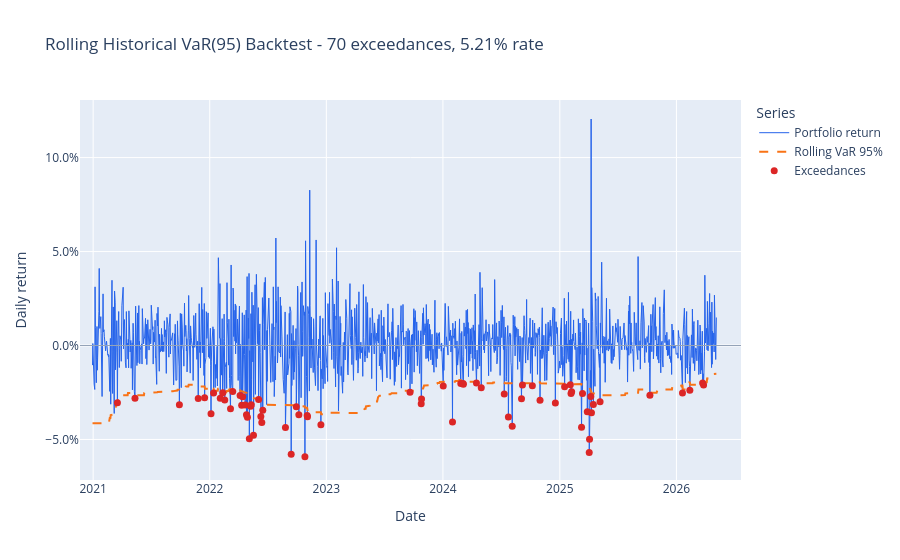

The code cell stored with this chart in its notebook:
### Code cell
# Backtest chart: plot realized returns, rolling VaR cutoff, and exceedance points.

backtest_data = backtest_result.backtest_data.copy()
exceedance_mask = backtest_data["breach"].astype(bool)
exceedances = backtest_data.loc[exceedance_mask]

fig = go.Figure()
fig.add_trace(
    go.Scatter(
        x=backtest_data.index,
        y=backtest_data["portfolio_return"],
        mode="lines",
        name="Portfolio return",
        line={"color": "#2563eb", "width": 1},
        hovertemplate="Date=%{x}<br>Return=%{y:.2%}<extra></extra>",
    )
)
fig.add_trace(
    go.Scatter(
        x=backtest_data.index,
        y=backtest_data["rolling_var"],
        mode="lines",
        name="Rolling VaR 95%",
        line={"color": "#f97316", "width": 2, "dash": "dash"},
        hovertemplate="Date=%{x}<br>VaR cutoff=%{y:.2%}<extra></extra>",
    )
)
fig.add_trace(
    go.Scatter(
        x=exceedances.index,
        y=exceedances["portfolio_return"],
        mode="markers",
        marker={"color": "#dc2626", "size": 7},
        name="Exceedances",
        hovertemplate="Date=%{x}<br>Return=%{y:.2%}<extra></extra>",
    )
)
fig.add_hline(y=0, line_color="#94a3b8", line_width=1)
fig.update_layout(
    title=(
        "Rolling Historical VaR(95) Backtest "
        f"- {backtest_result.number_of_breaches} exceedances, "
        f"{backtest_result.exceedance_rate:.2%} rate"
    ),
    xaxis_title="Date",
    yaxis_title="Daily return",
    yaxis_tickformat=".1%",
    legend_title_text="Series",
)
fig

### Figure 1 — Plotly figure (JSON) as saved in the notebook; plotly's stock layout.template omitted (floating-point values rounded to 4 significant figures; data arrays with more than 128 entries replaced by an {"elided": "..."} marker saying what was removed)
{"data": [{"hovertemplate": "Date=%{x}<br>Return=%{y:.2%}<extra></extra>", "line": {"color": "#2563eb", "width": 1}, "mode": "lines", "name": "Portfolio return", "type": "scatter", "x": {"elided": "1343 str values"}, "y": {"elided": "1343 float values"}}, {"hovertemplate": "Date=%{x}<br>VaR cutoff=%{y:.2%}<extra></extra>", "line": {"color": "#f97316", "dash": "dash", "width": 2}, "mode": "lines", "name": "Rolling VaR 95%", "type": "scatter", "x": {"elided": "1343 str values"}, "y": {"elided": "1343 float values"}}, {"hovertemplate": "Date=%{x}<br>Return=%{y:.2%}<extra></extra>", "marker": {"color": "#dc2626", "size": 7}, "mode": "markers", "name": "Exceedances", "type": "scatter", "x": ["2021-03-18T00:00:00", "2021-05-12T00:00:00", "2021-09-28T00:00:00", "2021-11-26T00:00:00", "2021-12-16T00:00:00", "2022-01-05T00:00:00", "2022-01-13T00:00:00", "2022-02-03T00:00:00", "2022-02-11T00:00:00", "2022-02-17T00:00:00", "2022-03-07T00:00:00", "2022-03-14T00:00:00", "2022-04-06T00:00:00", "2022-04-11T00:00:00", "2022-04-14T00:00:00", "2022-04-22T00:00:00", "2022-04-26T00:00:00", "2022-04-29T00:00:00", "2022-05-05T00:00:00", "2022-05-09T00:00:00", "2022-05-11T00:00:00", "2022-05-18T00:00:00", "2022-06-03T00:00:00", "2022-06-10T00:00:00", "2022-06-13T00:00:00", "2022-06-16T00:00:00", "2022-08-26T00:00:00", "2022-09-13T00:00:00", "2022-09-29T00:00:00", "2022-10-07T00:00:00", "2022-10-26T00:00:00", "2022-11-02T00:00:00", "2022-11-03T00:00:00", "2022-12-15T00:00:00", "2023-09-20T00:00:00", "2023-10-25T00:00:00", "2023-10-26T00:00:00", "2024-01-02T00:00:00", "2024-01-31T00:00:00", "2024-02-26T00:00:00", "2024-03-04T00:00:00", "2024-03-05T00:00:00", "2024-04-15T00:00:00", "2024-04-30T00:00:00", "2024-07-11T00:00:00", "2024-07-24T00:00:00", "2024-08-05T00:00:00", "2024-09-03T00:00:00", "2024-09-06T00:00:00", "2024-10-07T00:00:00", "2024-10-31T00:00:00", "2024-12-18T00:00:00", "2025-01-16T00:00:00", "2025-02-03T00:00:00", "2025-02-05T00:00:00", "2025-02-07T00:00:00", "2025-03-10T00:00:00", "2025-03-13T00:00:00", "2025-03-28T00:00:00", "2025-04-03T00:00:00", "2025-04-04T00:00:00", "2025-04-08T00:00:00", "2025-04-10T00:00:00", "2025-04-16T00:00:00", "2025-05-07T00:00:00", "2025-10-10T00:00:00", "2026-01-20T00:00:00", "2026-02-12T00:00:00", "2026-03-24T00:00:00", "2026-03-27T00:00:00"], "y": [-0.03046, -0.02808, -0.03158, -0.02819, -0.02776, -0.03629, -0.02523, -0.02804, -0.02511, -0.02904, -0.0336, -0.02443, -0.0266, -0.03179, -0.02729, -0.03169, -0.03686, -0.03813, -0.04965, -0.0323, -0.03146, -0.04769, -0.02874, -0.03779, -0.04093, -0.0345, -0.04366, -0.05786, -0.03255, -0.03686, -0.05913, -0.0373, -0.03785, -0.04222, -0.02489, -0.03101, -0.0285, -0.02156, -0.04073, -0.02022, -0.02017, -0.02055, -0.02001, -0.02244, -0.02575, -0.0381, -0.04299, -0.02839, -0.02097, -0.02148, -0.02914, -0.03053, -0.0219, -0.02082, -0.02553, -0.02467, -0.04345, -0.0255, -0.03524, -0.05698, -0.04994, -0.02712, -0.0358, -0.0314, -0.02994, -0.02647, -0.02521, -0.02376, -0.01992, -0.02095]}], "layout": {"legend": {"title": {"text": "Series"}}, "shapes": [{"line": {"color": "#94a3b8", "width": 1}, "type": "line", "x0": 0, "x1": 1, "xref": "x domain", "y0": 0, "y1": 0, "yref": "y"}], "title": {"text": "Rolling Historical VaR(95) Backtest - 70 exceedances, 5.21% rate"}, "xaxis": {"title": {"text": "Date"}}, "yaxis": {"tickformat": ".1%", "title": {"text": "Daily return"}}}}
